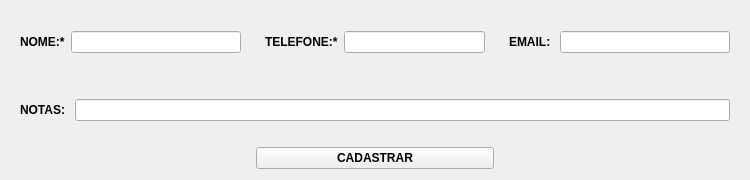
<?xml version="1.0" encoding="UTF-8"?>
<ui version="4.0">
 <class>Form</class>
 <widget class="QWidget" name="Form">
  <property name="geometry">
   <rect>
    <x>0</x>
    <y>0</y>
    <width>750</width>
    <height>180</height>
   </rect>
  </property>
  <property name="sizePolicy">
   <sizepolicy hsizetype="Minimum" vsizetype="Minimum">
    <horstretch>0</horstretch>
    <verstretch>0</verstretch>
   </sizepolicy>
  </property>
  <property name="minimumSize">
   <size>
    <width>0</width>
    <height>0</height>
   </size>
  </property>
  <property name="maximumSize">
   <size>
    <width>750</width>
    <height>180</height>
   </size>
  </property>
  <property name="font">
   <font>
    <bold>true</bold>
   </font>
  </property>
  <property name="windowTitle">
   <string>Form</string>
  </property>
  <layout class="QGridLayout" name="gridLayout">
   <item row="0" column="0">
    <widget class="QWidget" name="widget" native="true">
     <layout class="QHBoxLayout" name="horizontalLayout_6">
      <item>
       <widget class="QLabel" name="label_6">
        <property name="text">
         <string>NOME:*</string>
        </property>
       </widget>
      </item>
      <item>
       <widget class="QLineEdit" name="lineEdit_name"/>
      </item>
     </layout>
    </widget>
   </item>
   <item row="0" column="1">
    <widget class="QWidget" name="widget_2" native="true">
     <layout class="QHBoxLayout" name="horizontalLayout_5">
      <item>
       <widget class="QLabel" name="label_5">
        <property name="text">
         <string>TELEFONE:*</string>
        </property>
       </widget>
      </item>
      <item>
       <widget class="QLineEdit" name="lineEdit_phone"/>
      </item>
     </layout>
    </widget>
   </item>
   <item row="0" column="2">
    <widget class="QWidget" name="widget_3" native="true">
     <layout class="QHBoxLayout" name="horizontalLayout_8">
      <item>
       <widget class="QLabel" name="label_8">
        <property name="text">
         <string>EMAIL: </string>
        </property>
       </widget>
      </item>
      <item>
       <widget class="QLineEdit" name="lineEdit_email"/>
      </item>
     </layout>
    </widget>
   </item>
   <item row="1" column="0" colspan="3">
    <widget class="QWidget" name="widget_4" native="true">
     <layout class="QHBoxLayout" name="horizontalLayout_7">
      <item>
       <widget class="QLabel" name="label_7">
        <property name="text">
         <string>NOTAS: </string>
        </property>
       </widget>
      </item>
      <item>
       <widget class="QLineEdit" name="lineEdit_notes"/>
      </item>
     </layout>
    </widget>
   </item>
   <item row="2" column="1">
    <widget class="QPushButton" name="btn_create">
     <property name="focusPolicy">
      <enum>Qt::FocusPolicy::StrongFocus</enum>
     </property>
     <property name="text">
      <string>CADASTRAR</string>
     </property>
    </widget>
   </item>
  </layout>
 </widget>
 <resources/>
 <connections/>
</ui>
